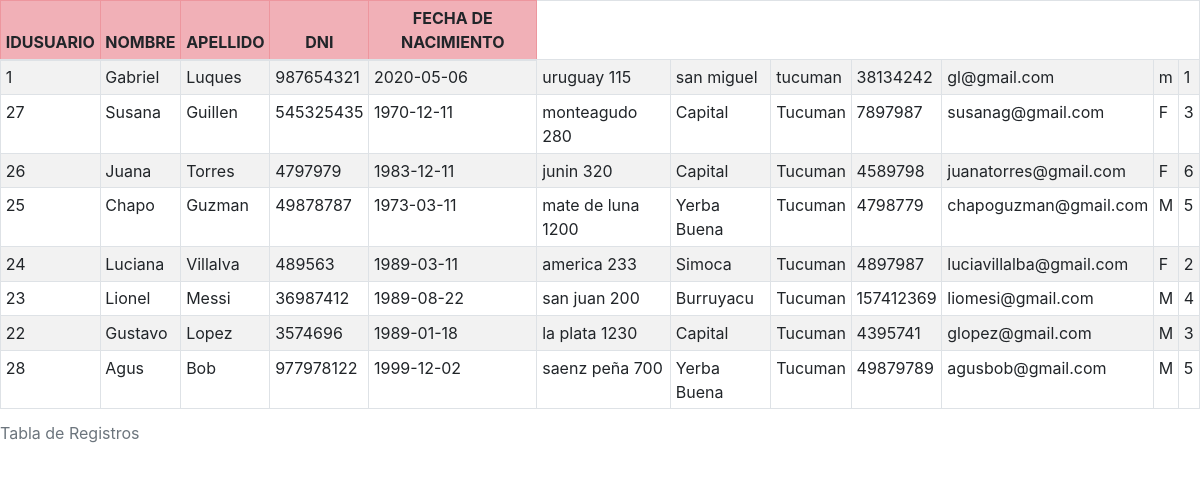
The app's page /in.php with its own data.
### tables this page shows
CREATE TABLE `usuarios` (
  `idusuario` int(10) NOT NULL,
  `usuario` varchar(50) NOT NULL,
  `password` varchar(20) NOT NULL,
  `nombre` varchar(50) NOT NULL,
  `apellido` varchar(50) NOT NULL,
  `dni` int(10) NOT NULL,
  `nacimiento` date NOT NULL,
  `domicilio` varchar(200) NOT NULL,
  `localidad` varchar(50) NOT NULL,
  `provincia` varchar(50) NOT NULL,
  `telefono` varchar(13) NOT NULL,
  `email` varchar(255) NOT NULL,
  `sexo` varchar(1) NOT NULL,
  `privilegio` int(1) NOT NULL,
  `idregistrante` int(11) NOT NULL
);

### conexion.php (called while the page is built, shortened)
<?php
     class conexion{
         public function __construct() {
             $this->con=new mysqli("localhost","root","","negocio");
         }
     }
?>

### usuarios/class.php (the view, shortened to what this page needs)
<?php
   include '../conexion.php';
   class registros extends conexion{
       public function datos(){
           $this->consulta=$this->con->query("SELECT * FROM usuarios");
           while($this->recorridos=$this->consulta->fetch_array()){
               echo "<tr>";
               echo "<td>".$this->recorridos["idusuario"]."</td>";
               echo "<td>".$this->recorridos["nombre"]."</td>";
               echo "<td>".$this->recorridos["apellido"]."</td>";
               echo "<td>".$this->recorridos["dni"]."</td>";
               echo "<td>".$this->recorridos["nacimiento"]."</td>";
               echo "<td>".$this->recorridos["domicilio"]."</td>";
               echo "<td>".$this->recorridos["localidad"]."</td>";
               echo "<td>".$this->recorridos["provincia"]."</td>";
               echo "<td>".$this->recorridos["telefono"]."</td>";
               echo "<td>".$this->recorridos["email"]."</td>";
               echo "<td>".$this->recorridos["sexo"]."</td>";
               echo "<td>".$this->recorridos["privilegio"]."</td>";
           }
       }
   }
               ?>

### in.php (shortened to what this page needs)
<!DOCTYPE html>
<html>
    <head>
        <link rel="stylesheet" type="text/css" href="bootstrap.css">
    </head>
    <body>
        <table class="table table-striped table-bordered table-hover table-sm">
            <caption>Tabla de Registros</caption>
            <thead class="table-danger">
                <tr align="center">
                    <th>IDUSUARIO</th>
                    <th>NOMBRE</th>
                    <th>APELLIDO</th>
                    <th>DNI</th>
                    <th>FECHA DE NACIMIENTO</th>
                </tr>
            </thead>
            <tbody>
                <?php
                 include 'class.php';
                 $objetoConsulta=new registros();
                 $objetoConsulta->datos();
                ?>
            </tbody>
        </table>
    </body>
</html>

### records on screen
usuarios: idusuario "1", nombre "Gabriel", apellido "Luques", dni "987654321", nacimiento "2020-05-06", domicilio "uruguay 115", localidad "san miguel", provincia "tucuman", telefono "38134242", email "gl@gmail.com", sexo "m", privilegio "1"
usuarios: idusuario "27", nombre "Susana", apellido "Guillen", dni "545325435", nacimiento "1970-12-11", domicilio "monteagudo 280", localidad "Capital", provincia "Tucuman", telefono "7897987", email "susanag@gmail.com", sexo "F", privilegio "3"
usuarios: idusuario "26", nombre "Juana", apellido "Torres", dni "4797979", nacimiento "1983-12-11", domicilio "junin 320", localidad "Capital", provincia "Tucuman", telefono "4589798", email "juanatorres@gmail.com", sexo "F", privilegio "6"
usuarios: idusuario "25", nombre "Chapo", apellido "Guzman", dni "49878787", nacimiento "1973-03-11", domicilio "mate de luna 1200", localidad "Yerba Buena", provincia "Tucuman", telefono "4798779", email "chapoguzman@gmail.com", sexo "M", privilegio "5"
usuarios: idusuario "24", nombre "Luciana", apellido "Villalva", dni "489563", nacimiento "1989-03-11", domicilio "america 233", localidad "Simoca", provincia "Tucuman", telefono "4897987", email "luciavillalba@gmail.com", sexo "F", privilegio "2"
usuarios: idusuario "23", nombre "Lionel", apellido "Messi", dni "36987412", nacimiento "1989-08-22", domicilio "san juan 200", localidad "Burruyacu", provincia "Tucuman", telefono "157412369", email "liomesi@gmail.com", sexo "M", privilegio "4"
usuarios: idusuario "22", nombre "Gustavo", apellido "Lopez", dni "3574696", nacimiento "1989-01-18", domicilio "la plata 1230", localidad "Capital", provincia "Tucuman", telefono "4395741", email "glopez@gmail.com", sexo "M", privilegio "3"
usuarios: idusuario "28", nombre "Agus", apellido "Bob", dni "977978122", nacimiento "1999-12-02", domicilio "saenz peña 700", localidad "Yerba Buena", provincia "Tucuman", telefono "49879789", email "agusbob@gmail.com", sexo "M", privilegio "5"
